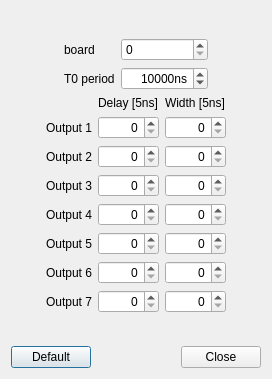
<?xml version="1.0" encoding="UTF-8"?>
<ui version="4.0">
 <class>DialogIoctrlLegacy</class>
 <widget class="QDialog" name="DialogIoctrlLegacy">
  <property name="geometry">
   <rect>
    <x>0</x>
    <y>0</y>
    <width>272</width>
    <height>379</height>
   </rect>
  </property>
  <property name="windowTitle">
   <string>IO Control</string>
  </property>
  <layout class="QVBoxLayout" name="verticalLayout">
   <item>
    <spacer name="verticalSpacer">
     <property name="orientation">
      <enum>Qt::Orientation::Vertical</enum>
     </property>
     <property name="sizeHint" stdset="0">
      <size>
       <width>20</width>
       <height>40</height>
      </size>
     </property>
    </spacer>
   </item>
   <item>
    <layout class="QGridLayout" name="gridLayout_2">
     <item row="1" column="1">
      <widget class="QLabel" name="labelT0">
       <property name="text">
        <string>T0 period</string>
       </property>
      </widget>
     </item>
     <item row="1" column="0">
      <spacer name="horizontalSpacer_3">
       <property name="orientation">
        <enum>Qt::Orientation::Horizontal</enum>
       </property>
       <property name="sizeHint" stdset="0">
        <size>
         <width>40</width>
         <height>20</height>
        </size>
       </property>
      </spacer>
     </item>
     <item row="1" column="3">
      <spacer name="horizontalSpacer_4">
       <property name="orientation">
        <enum>Qt::Orientation::Horizontal</enum>
       </property>
       <property name="sizeHint" stdset="0">
        <size>
         <width>40</width>
         <height>20</height>
        </size>
       </property>
      </spacer>
     </item>
     <item row="1" column="2">
      <widget class="QDoubleSpinBox" name="doubleSpinBoxT0">
       <property name="alignment">
        <set>Qt::AlignmentFlag::AlignRight|Qt::AlignmentFlag::AlignTrailing|Qt::AlignmentFlag::AlignVCenter</set>
       </property>
       <property name="suffix">
        <string>0ns</string>
       </property>
       <property name="decimals">
        <number>0</number>
       </property>
       <property name="minimum">
        <double>1.000000000000000</double>
       </property>
       <property name="maximum">
        <double>4294967295.000000000000000</double>
       </property>
       <property name="value">
        <double>1000.000000000000000</double>
       </property>
      </widget>
     </item>
     <item row="0" column="1">
      <widget class="QLabel" name="labelBoard">
       <property name="text">
        <string>board</string>
       </property>
      </widget>
     </item>
     <item row="0" column="2">
      <widget class="QSpinBox" name="spinBoxBoard">
       <property name="maximum">
        <number>4</number>
       </property>
      </widget>
     </item>
    </layout>
   </item>
   <item>
    <layout class="QGridLayout" name="gridLayout">
     <item row="1" column="2">
      <widget class="QLabel" name="labelOutput1">
       <property name="text">
        <string>Output 1</string>
       </property>
      </widget>
     </item>
     <item row="2" column="4">
      <widget class="QSpinBox" name="spinBoxO2W">
       <property name="alignment">
        <set>Qt::AlignmentFlag::AlignRight|Qt::AlignmentFlag::AlignTrailing|Qt::AlignmentFlag::AlignVCenter</set>
       </property>
       <property name="maximum">
        <number>65535</number>
       </property>
      </widget>
     </item>
     <item row="6" column="3">
      <widget class="QSpinBox" name="spinBoxO6D">
       <property name="alignment">
        <set>Qt::AlignmentFlag::AlignRight|Qt::AlignmentFlag::AlignTrailing|Qt::AlignmentFlag::AlignVCenter</set>
       </property>
       <property name="maximum">
        <number>65535</number>
       </property>
      </widget>
     </item>
     <item row="5" column="2">
      <widget class="QLabel" name="labelOutput5">
       <property name="text">
        <string>Output 5</string>
       </property>
      </widget>
     </item>
     <item row="5" column="4">
      <widget class="QSpinBox" name="spinBoxO5W">
       <property name="alignment">
        <set>Qt::AlignmentFlag::AlignRight|Qt::AlignmentFlag::AlignTrailing|Qt::AlignmentFlag::AlignVCenter</set>
       </property>
       <property name="maximum">
        <number>65535</number>
       </property>
      </widget>
     </item>
     <item row="1" column="4">
      <widget class="QSpinBox" name="spinBoxO1W">
       <property name="alignment">
        <set>Qt::AlignmentFlag::AlignRight|Qt::AlignmentFlag::AlignTrailing|Qt::AlignmentFlag::AlignVCenter</set>
       </property>
       <property name="maximum">
        <number>65535</number>
       </property>
      </widget>
     </item>
     <item row="7" column="4">
      <widget class="QSpinBox" name="spinBoxO7W">
       <property name="alignment">
        <set>Qt::AlignmentFlag::AlignRight|Qt::AlignmentFlag::AlignTrailing|Qt::AlignmentFlag::AlignVCenter</set>
       </property>
       <property name="maximum">
        <number>65535</number>
       </property>
      </widget>
     </item>
     <item row="3" column="3">
      <widget class="QSpinBox" name="spinBoxO3D">
       <property name="alignment">
        <set>Qt::AlignmentFlag::AlignRight|Qt::AlignmentFlag::AlignTrailing|Qt::AlignmentFlag::AlignVCenter</set>
       </property>
       <property name="maximum">
        <number>65535</number>
       </property>
      </widget>
     </item>
     <item row="4" column="4">
      <widget class="QSpinBox" name="spinBoxO4W">
       <property name="alignment">
        <set>Qt::AlignmentFlag::AlignRight|Qt::AlignmentFlag::AlignTrailing|Qt::AlignmentFlag::AlignVCenter</set>
       </property>
       <property name="maximum">
        <number>65535</number>
       </property>
      </widget>
     </item>
     <item row="0" column="3">
      <widget class="QLabel" name="labelDelay">
       <property name="text">
        <string>Delay [5ns]</string>
       </property>
      </widget>
     </item>
     <item row="3" column="2">
      <widget class="QLabel" name="labelOutput3">
       <property name="text">
        <string>Output 3</string>
       </property>
      </widget>
     </item>
     <item row="2" column="5">
      <spacer name="horizontalSpacer_2">
       <property name="orientation">
        <enum>Qt::Orientation::Horizontal</enum>
       </property>
       <property name="sizeHint" stdset="0">
        <size>
         <width>40</width>
         <height>20</height>
        </size>
       </property>
      </spacer>
     </item>
     <item row="6" column="2">
      <widget class="QLabel" name="labelOutput6">
       <property name="text">
        <string>Output 6</string>
       </property>
      </widget>
     </item>
     <item row="5" column="3">
      <widget class="QSpinBox" name="spinBoxO5D">
       <property name="alignment">
        <set>Qt::AlignmentFlag::AlignRight|Qt::AlignmentFlag::AlignTrailing|Qt::AlignmentFlag::AlignVCenter</set>
       </property>
       <property name="maximum">
        <number>65535</number>
       </property>
      </widget>
     </item>
     <item row="2" column="2">
      <widget class="QLabel" name="labelOutput2">
       <property name="text">
        <string>Output 2</string>
       </property>
      </widget>
     </item>
     <item row="4" column="3">
      <widget class="QSpinBox" name="spinBoxO4D">
       <property name="alignment">
        <set>Qt::AlignmentFlag::AlignRight|Qt::AlignmentFlag::AlignTrailing|Qt::AlignmentFlag::AlignVCenter</set>
       </property>
       <property name="maximum">
        <number>65535</number>
       </property>
      </widget>
     </item>
     <item row="7" column="3">
      <widget class="QSpinBox" name="spinBoxO7D">
       <property name="alignment">
        <set>Qt::AlignmentFlag::AlignRight|Qt::AlignmentFlag::AlignTrailing|Qt::AlignmentFlag::AlignVCenter</set>
       </property>
       <property name="maximum">
        <number>65535</number>
       </property>
      </widget>
     </item>
     <item row="7" column="2">
      <widget class="QLabel" name="labelOutput7">
       <property name="text">
        <string>Output 7</string>
       </property>
      </widget>
     </item>
     <item row="1" column="3">
      <widget class="QSpinBox" name="spinBoxO1D">
       <property name="alignment">
        <set>Qt::AlignmentFlag::AlignRight|Qt::AlignmentFlag::AlignTrailing|Qt::AlignmentFlag::AlignVCenter</set>
       </property>
       <property name="maximum">
        <number>65535</number>
       </property>
      </widget>
     </item>
     <item row="2" column="3">
      <widget class="QSpinBox" name="spinBoxO2D">
       <property name="alignment">
        <set>Qt::AlignmentFlag::AlignRight|Qt::AlignmentFlag::AlignTrailing|Qt::AlignmentFlag::AlignVCenter</set>
       </property>
       <property name="maximum">
        <number>65535</number>
       </property>
      </widget>
     </item>
     <item row="0" column="4">
      <widget class="QLabel" name="labelWidth">
       <property name="text">
        <string>Width [5ns]</string>
       </property>
      </widget>
     </item>
     <item row="4" column="2">
      <widget class="QLabel" name="labelOutput4">
       <property name="text">
        <string>Output 4</string>
       </property>
      </widget>
     </item>
     <item row="3" column="4">
      <widget class="QSpinBox" name="spinBoxO3W">
       <property name="alignment">
        <set>Qt::AlignmentFlag::AlignRight|Qt::AlignmentFlag::AlignTrailing|Qt::AlignmentFlag::AlignVCenter</set>
       </property>
       <property name="maximum">
        <number>65535</number>
       </property>
      </widget>
     </item>
     <item row="6" column="4">
      <widget class="QSpinBox" name="spinBoxO6W">
       <property name="alignment">
        <set>Qt::AlignmentFlag::AlignRight|Qt::AlignmentFlag::AlignTrailing|Qt::AlignmentFlag::AlignVCenter</set>
       </property>
       <property name="maximum">
        <number>65535</number>
       </property>
      </widget>
     </item>
     <item row="2" column="1">
      <spacer name="horizontalSpacer">
       <property name="orientation">
        <enum>Qt::Orientation::Horizontal</enum>
       </property>
       <property name="sizeHint" stdset="0">
        <size>
         <width>40</width>
         <height>20</height>
        </size>
       </property>
      </spacer>
     </item>
    </layout>
   </item>
   <item>
    <spacer name="verticalSpacer_3">
     <property name="orientation">
      <enum>Qt::Orientation::Vertical</enum>
     </property>
     <property name="sizeHint" stdset="0">
      <size>
       <width>20</width>
       <height>40</height>
      </size>
     </property>
    </spacer>
   </item>
   <item>
    <layout class="QHBoxLayout" name="horizontalLayout_2">
     <item>
      <widget class="QPushButton" name="pushButtonDefault">
       <property name="text">
        <string>Default</string>
       </property>
      </widget>
     </item>
     <item>
      <widget class="QDialogButtonBox" name="buttonBox">
       <property name="standardButtons">
        <set>QDialogButtonBox::StandardButton::Close</set>
       </property>
      </widget>
     </item>
    </layout>
   </item>
  </layout>
 </widget>
 <layoutdefault spacing="6" margin="11"/>
 <tabstops>
  <tabstop>spinBoxBoard</tabstop>
  <tabstop>doubleSpinBoxT0</tabstop>
  <tabstop>spinBoxO1D</tabstop>
  <tabstop>spinBoxO1W</tabstop>
  <tabstop>spinBoxO2D</tabstop>
  <tabstop>spinBoxO2W</tabstop>
  <tabstop>spinBoxO3D</tabstop>
  <tabstop>spinBoxO3W</tabstop>
  <tabstop>spinBoxO4D</tabstop>
  <tabstop>spinBoxO4W</tabstop>
  <tabstop>spinBoxO5D</tabstop>
  <tabstop>spinBoxO5W</tabstop>
  <tabstop>spinBoxO6D</tabstop>
  <tabstop>spinBoxO6W</tabstop>
  <tabstop>spinBoxO7D</tabstop>
  <tabstop>spinBoxO7W</tabstop>
  <tabstop>pushButtonDefault</tabstop>
 </tabstops>
 <resources/>
 <connections>
  <connection>
   <sender>buttonBox</sender>
   <signal>accepted()</signal>
   <receiver>DialogIoctrlLegacy</receiver>
   <slot>accept()</slot>
   <hints>
    <hint type="sourcelabel">
     <x>71</x>
     <y>261</y>
    </hint>
    <hint type="destinationlabel">
     <x>101</x>
     <y>288</y>
    </hint>
   </hints>
  </connection>
  <connection>
   <sender>buttonBox</sender>
   <signal>rejected()</signal>
   <receiver>DialogIoctrlLegacy</receiver>
   <slot>reject()</slot>
   <hints>
    <hint type="sourcelabel">
     <x>166</x>
     <y>259</y>
    </hint>
    <hint type="destinationlabel">
     <x>193</x>
     <y>283</y>
    </hint>
   </hints>
  </connection>
 </connections>
</ui>
